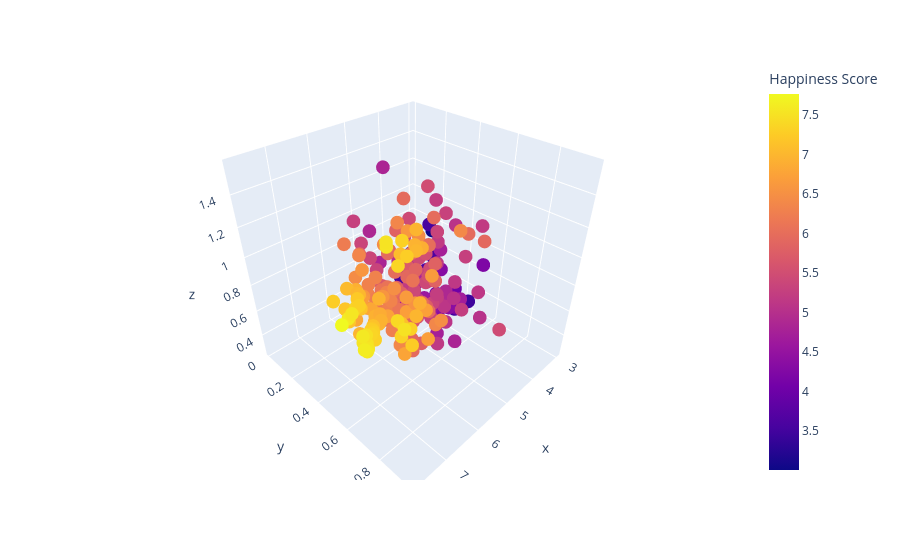

Notebook source saved alongside this figure:
### Code cell
# Don't mind me, jsut showing off my 3D scatterpolot skills
import plotly.express as px

x = df1['Happiness Score'].values
y = df1['Freedom'].values
z = df1['Health (Life Expectancy)'].values

fig = px.scatter_3d(df1, x, y, z, color='Happiness Score', labels=x)
fig.show()

### Figure 1 — Plotly figure (JSON) as saved in the notebook; plotly's stock layout.template omitted (floating-point values rounded to 4 significant figures; data arrays with more than 128 entries replaced by an {"elided": "..."} marker saying what was removed)
{"data": [{"hovertemplate": "x=%{x}<br>y=%{y}<br>z=%{z}<br>Happiness Score=%{marker.color}<extra></extra>", "legendgroup": "", "marker": {"color": {"elided": "242 float values"}, "coloraxis": "coloraxis", "symbol": "circle"}, "mode": "markers", "name": "", "scene": "scene", "showlegend": false, "type": "scatter3d", "x": {"elided": "242 float values"}, "y": {"elided": "242 float values"}, "z": {"elided": "242 float values"}}], "layout": {"autosize": true, "coloraxis": {"colorbar": {"title": {"text": "Happiness Score"}}, "colorscale": [[0, "#0d0887"], [0.1111, "#46039f"], [0.2222, "#7201a8"], [0.3333, "#9c179e"], [0.4444, "#bd3786"], [0.5556, "#d8576b"], [0.6667, "#ed7953"], [0.7778, "#fb9f3a"], [0.8889, "#fdca26"], [1, "#f0f921"]]}, "legend": {"tracegroupgap": 0}, "margin": {"t": 60}, "scene": {"aspectmode": "auto", "aspectratio": {"x": 1, "y": 1, "z": 1}, "domain": {"x": [0, 1], "y": [0, 1]}, "xaxis": {"title": {"text": "x"}, "type": "linear"}, "yaxis": {"title": {"text": "y"}, "type": "linear"}, "zaxis": {"title": {"text": "z"}, "type": "linear"}}}}
